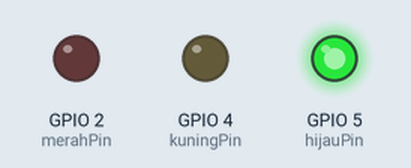
Recording of a sketch running on a simulated ESP32. On the bench: output pins drawn as LEDs (lit = HIGH).

Above: at 2.5 s.
At 6.0 s:
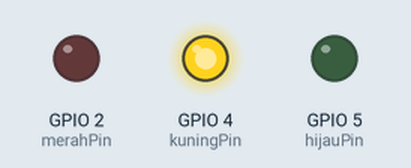
At 9.5 s:
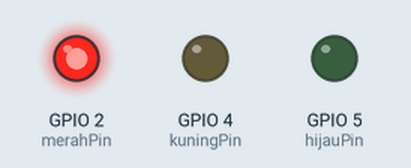
Timing chart, 0 to 15.6 s (numbered marks = the images above):
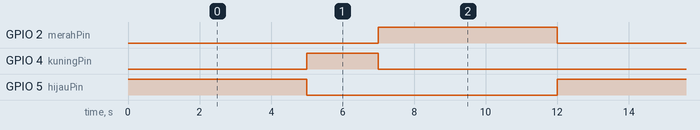

Measured:
- by itself, GPIO 2 (merahPin), GPIO 5 (hijauPin): alternates HIGH for 5.0 s and LOW for 7.0 s
- by itself, GPIO 4 (kuningPin): alternates HIGH for 2.0 s and LOW for 10.0 s
- by itself, everything shown: repeats every 12.0 s, in 3 steps

The sketch:

traffic_light.ino
```cpp
const int merahPin = 2;
const int kuningPin = 4;
const int hijauPin = 5;

void setup() {
  pinMode(merahPin, OUTPUT);
  pinMode(kuningPin, OUTPUT);
  pinMode(hijauPin, OUTPUT);
}

void loop() {
  // Lampu hijau menyala, sementara lainnya mati
  digitalWrite(hijauPin, HIGH);
  digitalWrite(kuningPin, LOW);
  digitalWrite(merahPin, LOW);
  delay(5000);  // Tunggu 5 detik

  // Lampu kuning menyala, sementara lainnya mati
  digitalWrite(hijauPin, LOW);
  digitalWrite(kuningPin, HIGH);
  digitalWrite(merahPin, LOW);
  delay(2000);  // Tunggu 2 detik

  // Lampu merah menyala, sementara lainnya mati
  digitalWrite(hijauPin, LOW);
  digitalWrite(kuningPin, LOW);
  digitalWrite(merahPin, HIGH);
  delay(5000);  // Tunggu 5 detik
}
```
